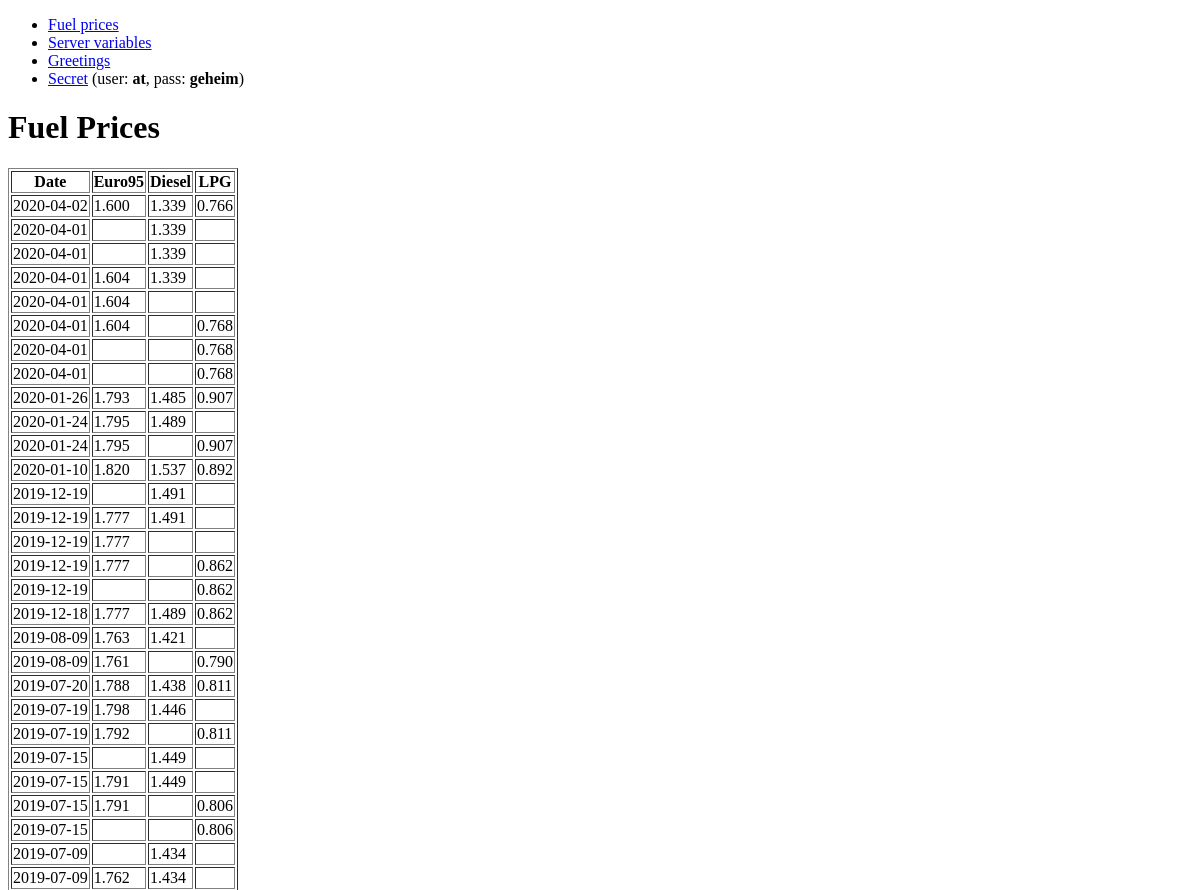
The app's page / (upper part), older data.
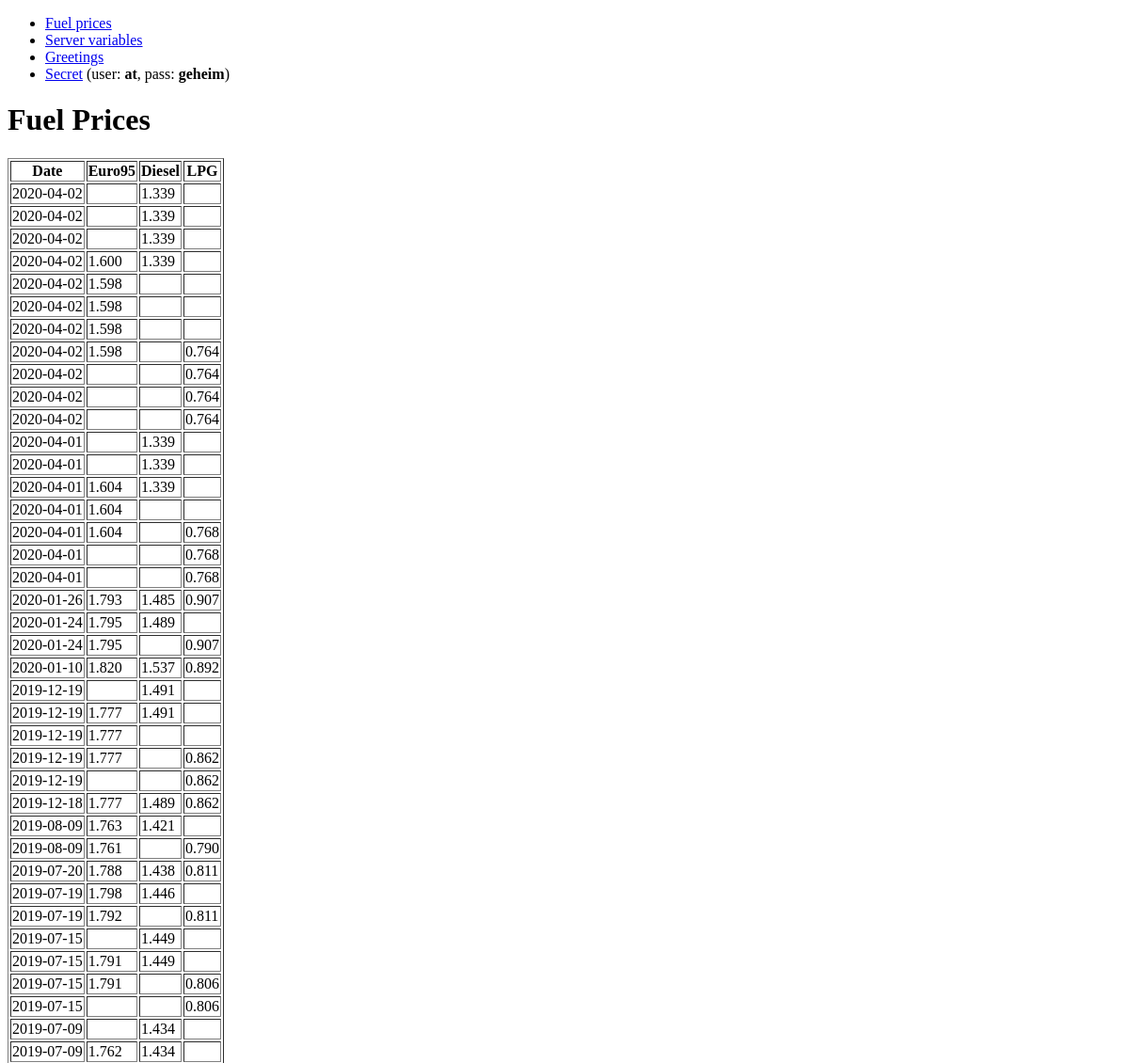
The same page, newer data.
### tables this page shows
CREATE TABLE prices (day date default CURRENT_DATE, fuel text, price decimal(5, 3));

### sources/webapp.py (the view)
@app.route('/')
def index():
    stuff = do_query('SELECT * FROM prices ORDER BY day DESC, fuel ASC', result_set_name='fuels')
    rows = stuff['fuels']
    info = []
    item = {}
    for idx, row in enumerate(rows):
        if idx and idx % 3 == 0:
            info.append(item)
            item = {}
        item['Datum'] = row['day']
        item[row['fuel']] = '{:.3f}'.format(row['price'])
    info.append(item)
    return render_template('fuels.html', fuels=info)

### sources/webapp.py (called while the page is built)
def get_row_as_dict(row, curs):
    obj = {}
    for idx, col in enumerate(curs.description):
        obj[col[0]] = row[idx]
    return obj

def do_query(query, bindings=None, result_set_name='result set'):
    db = get_db()
    if bindings:
        curs = db.execute(query, bindings)
    else:
        curs = db.execute(query)
    result_set = []
    for row in curs:
        result_set.append(get_row_as_dict(row, curs))
    return {result_set_name: result_set}

def connect_db():
    rv = sqlite3.connect(os.path.join(app.root_path, 'fuelprices.db'))
    rv.row_factory = sqlite3.Row
    return rv

def get_db():
    if not hasattr(g, 'sqlite_db'):
        g.sqlite_db = connect_db()
    return g.sqlite_db

### sources/templates/fuels.html
{% extends "layout.html" %}
{% block title %}Fuel Prices{% endblock %}
{% block content %}
<table border="1">
    <tr><th>Date</th><th>Euro95</th><th>Diesel</th><th>LPG</th></tr>
    {% for row in fuels %}
        <tr>
            <td>{{ row.Datum }}</td>
            <td>{{ row.Euro95 }}</td>
            <td>{{ row.Diesel }}</td>
            <td>{{ row.LPG }}</td>
        </tr>
    {% endfor %}
</table>
{% endblock %}

Row changes from the older to the newer data that the page shows:
no longer on this page (row unchanged): prices: Datum "2020-04-02", Euro95 "1.600", Diesel "1.339", LPG "0.766"
added prices: Datum "2020-04-02", Diesel "1.339"
added prices: Datum "2020-04-02", Diesel "1.339"
added prices: Datum "2020-04-02", Diesel "1.339"
now on this page (row unchanged): prices: Datum "2020-04-02", Euro95 "1.600", Diesel "1.339"
added prices: Datum "2020-04-02", Euro95 "1.598"
added prices: Datum "2020-04-02", Euro95 "1.598"
added prices: Datum "2020-04-02", Euro95 "1.598"
added prices: Datum "2020-04-02", Euro95 "1.598", LPG "0.764"
added prices: Datum "2020-04-02", LPG "0.764"
added prices: Datum "2020-04-02", LPG "0.764"
added prices: Datum "2020-04-02", LPG "0.764"
